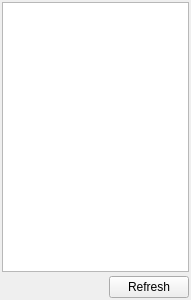
<?xml version="1.0" encoding="UTF-8"?>
<ui version="4.0">
 <class>searchMistakesWindow</class>
 <widget class="QDockWidget" name="searchMistakesWindow">
  <property name="geometry">
   <rect>
    <x>0</x>
    <y>0</y>
    <width>191</width>
    <height>300</height>
   </rect>
  </property>
  <property name="floating">
   <bool>false</bool>
  </property>
  <property name="features">
   <set>QDockWidget::AllDockWidgetFeatures</set>
  </property>
  <property name="windowTitle">
   <string>Search Mistakes</string>
  </property>
  <widget class="QWidget" name="dockWidgetContents">
   <layout class="QVBoxLayout" name="verticalLayout">
    <property name="spacing">
     <number>4</number>
    </property>
    <property name="margin">
     <number>2</number>
    </property>
    <item>
     <widget class="QListWidget" name="listWidget">
      <property name="showDropIndicator" stdset="0">
       <bool>true</bool>
      </property>
      <property name="dragDropOverwriteMode">
       <bool>false</bool>
      </property>
      <property name="dragDropMode">
       <enum>QAbstractItemView::InternalMove</enum>
      </property>
      <property name="uniformItemSizes">
       <bool>false</bool>
      </property>
      <property name="selectionRectVisible">
       <bool>false</bool>
      </property>
     </widget>
    </item>
    <item>
     <layout class="QHBoxLayout" name="horizontalLayout">
      <item>
       <widget class="QLabel" name="progressLabel">
        <property name="text">
         <string/>
        </property>
       </widget>
      </item>
      <item>
       <spacer name="horizontalSpacer">
        <property name="orientation">
         <enum>Qt::Horizontal</enum>
        </property>
        <property name="sizeHint" stdset="0">
         <size>
          <width>144</width>
          <height>17</height>
         </size>
        </property>
       </spacer>
      </item>
      <item>
       <widget class="QPushButton" name="pushButton">
        <property name="text">
         <string>Refresh</string>
        </property>
        <property name="normal" stdset="0">
         <bool>true</bool>
        </property>
       </widget>
      </item>
     </layout>
    </item>
   </layout>
  </widget>
 </widget>
 <resources/>
 <connections/>
</ui>
